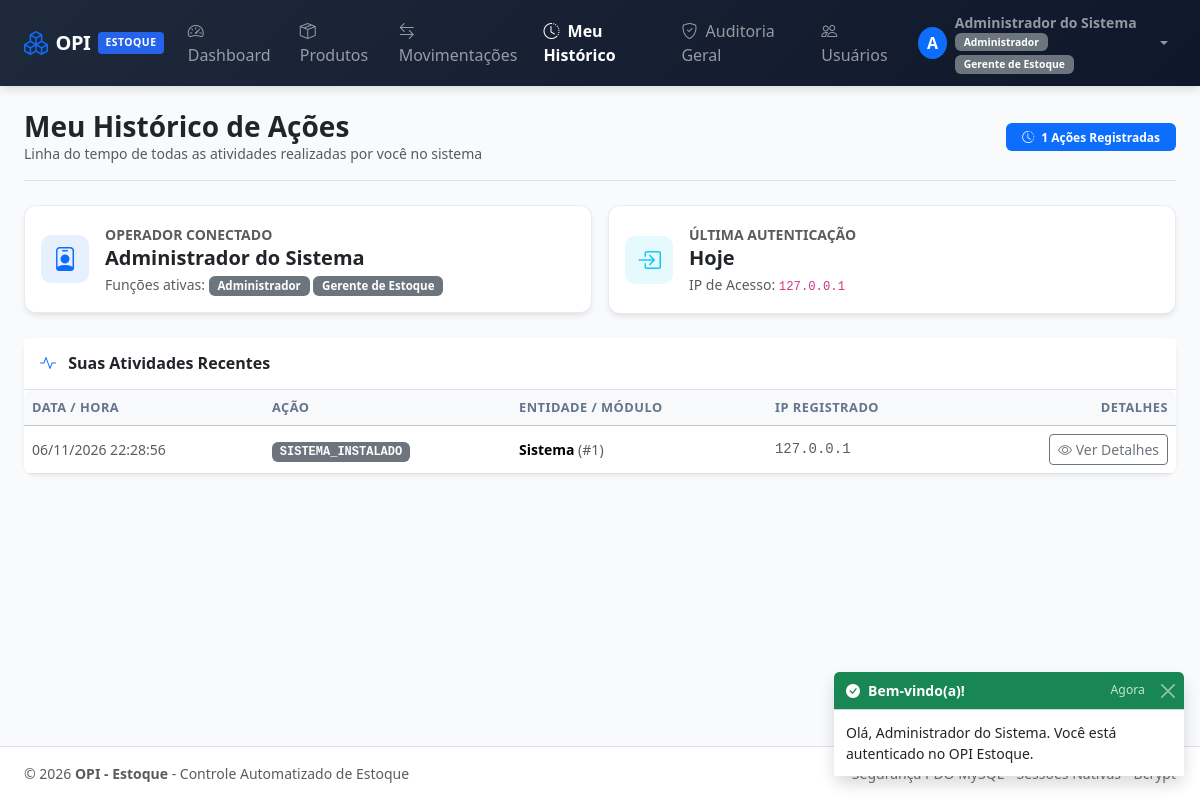
The app's page /meu_historico.php (signed in) with its own data.
### tables this page shows
CREATE TABLE IF NOT EXISTS `logs_auditoria` (
    `id` INT AUTO_INCREMENT PRIMARY KEY,
    `usuario_id` INT NULL,
    `acao` VARCHAR(80) NOT NULL,
    `tabela_afetada` VARCHAR(60) NULL,
    `registro_id` INT NULL,
    `detalhes` TEXT NULL,
    `ip_origem` VARCHAR(45) NULL,
    `criado_em` DATETIME NOT NULL DEFAULT CURRENT_TIMESTAMP,
    CONSTRAINT `fk_log_usuario` FOREIGN KEY (`usuario_id`) REFERENCES `usuarios` (`id`) ON DELETE SET NULL
);

### config/auth.php (called while the page is built, shortened)
<?php
require_once __DIR__ . '/config.php';
function obter_usuario_id() {
    return $_SESSION['usuario_id'] ?? null;
}
function obter_usuario_nome() {
    return $_SESSION['usuario_nome'] ?? 'Convidado';
}
function obter_funcoes_usuario() {
    return $_SESSION['usuario_funcoes'] ?? [];
}

### config/logger.php (called while the page is built, shortened)
<?php
require_once __DIR__ . '/config.php';
function obter_historico_usuario($pdo, $usuario_id, $limite = 50, $offset = 0) {
    $sql = "SELECT * FROM logs_auditoria
            WHERE usuario_id = :usuario_id
            ORDER BY id DESC
            LIMIT :limite OFFSET :offset";
    $stmt = $pdo->prepare($sql);
    $stmt->bindValue(':usuario_id', (int)$usuario_id, PDO::PARAM_INT);
    $stmt->bindValue(':limite', (int)$limite, PDO::PARAM_INT);
    $stmt->bindValue(':offset', (int)$offset, PDO::PARAM_INT);
    $stmt->execute();
    return $stmt->fetchAll();
}

### config/config.php (called while the page is built, shortened)
<?php
function formatar_data_hora($dataStr) {
    $timestamp = strtotime($dataStr);
    return date('d/m/Y H:i:s', $timestamp);
}

### meu_historico.php (the view, shortened to what this page needs)
<?php
require_once __DIR__ . '/bd.php';
require_once __DIR__ . '/config/auth.php';
require_once __DIR__ . '/config/logger.php';
$usuarioId = (int)obter_usuario_id();
try {
    $stmtTotal = $pdo->prepare("SELECT COUNT(*) FROM logs_auditoria WHERE usuario_id = :uid");
    $stmtTotal->execute([':uid' => $usuarioId]);
    $totalAcoes = (int)$stmtTotal->fetchColumn();
    $stmtUltimoLogin = $pdo->prepare("SELECT criado_em, ip_origem FROM logs_auditoria
                                      WHERE usuario_id = :uid AND acao = 'LOGIN'
                                      ORDER BY id DESC LIMIT 1");
    $stmtUltimoLogin->execute([':uid' => $usuarioId]);
    $ultimoLogin = $stmtUltimoLogin->fetch();
    $historico = obter_historico_usuario($pdo, $usuarioId, 100, 0);
} catch (PDOException $e) {
    definir_toast('danger', 'Erro', 'Falha ao buscar seu histórico: ' . $e->getMessage());
    $totalAcoes = 0;
    $ultimoLogin = null;
    $historico = [];
}
require_once __DIR__ . '/includes/header.php';
?>
<div class="d-flex flex-column flex-sm-row justify-content-between align-items-sm-center pb-3 mb-4 border-bottom gap-2">
    <div>
        <h3 class="fw-bold mb-0 text-dark">Meu Histórico de Ações</h3>
        <p class="text-muted small mb-0">Linha do tempo de todas as atividades realizadas por você no sistema</p>
    </div>
    <div class="d-flex align-items-center gap-2">
        <span class="badge bg-primary px-3 py-2">
            <i class="bi bi-clock-history me-1"></i> <?= $totalAcoes ?> Ações Registradas
        </span>
    </div>
</div>
<div class="row g-3 mb-4">
    <div class="col-12 col-md-6">
        <div class="card card-opi p-3">
            <div class="d-flex align-items-center gap-3">
                <div class="stat-icon bg-primary bg-opacity-10 text-primary">
                    <i class="bi bi-person-badge"></i>
                </div>
                <div>
                    <span class="text-muted small text-uppercase fw-semibold">Operador Conectado</span>
                    <h5 class="fw-bold mb-0 text-dark"><?= htmlspecialchars(obter_usuario_nome()) ?></h5>
                    <div class="small text-muted mt-1">
                        Funções ativas:
                        <?php foreach (obter_funcoes_usuario() as $f): ?>
                            <span class="badge bg-secondary badge-role"><?= htmlspecialchars($f) ?></span>
                        <?php endforeach; ?>
                    </div>
                </div>
            </div>
        </div>
    </div>
    <div class="col-12 col-md-6">
        <div class="card card-opi p-3">
            <div class="d-flex align-items-center gap-3">
                <div class="stat-icon bg-info bg-opacity-10 text-info">
                    <i class="bi bi-box-arrow-in-right"></i>
                </div>
                <div>
                    <span class="text-muted small text-uppercase fw-semibold">Última Autenticação</span>
                    <h5 class="fw-bold mb-0 text-dark">
                        <?= $ultimoLogin ? formatar_data_hora($ultimoLogin['criado_em']) : 'Hoje' ?>
                    </h5>
                    <div class="small text-muted mt-1">
                        IP de Acesso: <code><?= htmlspecialchars($ultimoLogin['ip_origem'] ?? '127.0.0.1') ?></code>
                    </div>
                </div>
            </div>
        </div>
    </div>
</div>
<div class="card card-opi border-0 shadow-sm">
    <div class="card-header bg-white py-3 border-bottom">
        <h6 class="fw-bold mb-0 text-dark">
            <i class="bi bi-activity me-2 text-primary"></i> Suas Atividades Recentes
        </h6>
    </div>
    <div class="card-body p-0">
        <?php if (empty($historico)): ?>
            <div class="text-center py-5 text-muted">
                <i class="bi bi-calendar-check display-4 d-block mb-3 text-secondary"></i>
                <h5>Nenhuma ação registrada para sua conta</h5>
                <p class="small">Suas alterações em produtos e estoque aparecerão aqui automaticamente.</p>
            </div>
        <?php else: ?>
            <div class="table-responsive">
                <table class="table table-hover align-middle mb-0">
                    <thead class="table-light">
                        <tr>
                            <th>Data / Hora</th>
                            <th>Ação</th>
                            <th>Entidade / Módulo</th>
                            <th>IP Registrado</th>
                            <th class="text-end">Detalhes</th>
                        </tr>
                    </thead>
                    <tbody>
                        <?php foreach ($historico as $h):
                            $badgeClass = match(true) {
                                str_contains($h['acao'], 'EXCLUID') || str_contains($h['acao'], 'SAIDA') => 'bg-danger',
                                str_contains($h['acao'], 'CRIAD') || str_contains($h['acao'], 'ENTRADA') => 'bg-success',
                                str_contains($h['acao'], 'EDITAD') || str_contains($h['acao'], 'AJUSTE') => 'bg-warning text-dark',
                                str_contains($h['acao'], 'LOGIN') => 'bg-info text-dark',
                                default => 'bg-secondary'
                            };
                        ?>
                            <tr>
                                <td class="small text-muted text-nowrap"><?= formatar_data_hora($h['criado_em']) ?></td>
                                <td>
                                    <span class="badge <?= $badgeClass ?> font-monospace">
                                        <?= htmlspecialchars($h['acao']) ?>
                                    </span>
                                </td>
                                <td class="small">
                                    <?php if ($h['tabela_afetada']): ?>
                                        <span class="fw-semibold"><?= htmlspecialchars(ucfirst($h['tabela_afetada'])) ?></span>
                                        <?php if ($h['registro_id']): ?>
                                            <span class="text-muted">(#<?= $h['registro_id'] ?>)</span>
                                        <?php endif; ?>
                                    <?php else: ?>
                                        <span class="text-muted">-</span>
                                    <?php endif; ?>
                                </td>
                                <td class="small text-muted font-monospace"><?= htmlspecialchars($h['ip_origem'] ?? '-') ?></td>
                                <td class="text-end">
                                    <?php if (!empty($h['detalhes'])): ?>
                                        <button type="button"
                                                class="btn btn-sm btn-outline-secondary"
                                                data-bs-action="view-details"
                                                data-titulo="Detalhe da Atividade - <?= htmlspecialchars($h['acao']) ?>"
                                                data-detalhes='<?= htmlspecialchars($h['detalhes'], ENT_QUOTES, 'UTF-8') ?>'>
                                            <i class="bi bi-eye"></i> Ver Detalhes
                                        </button>
                                    <?php else: ?>
                                        <span class="text-muted small">-</span>
                                    <?php endif; ?>
                                </td>
                            </tr>
                        <?php endforeach; ?>
                    </tbody>
                </table>
            </div>
        <?php endif; ?>
    </div>
</div>
<?php require_once __DIR__ . '/includes/footer.php'; ?>

### assets/css/style.css (style rules this page uses)
:root { --primary-color: #2563eb; --primary-hover: #1d4ed8; --secondary-color: #475569; --success-color: #16a34a; --warning-color: #ea580c; --danger-color: #dc2626; --dark-bg: #0f172a; --card-shadow: 0 4px 6px -1px rgba(0, 0, 0, 0.08), 0 2px 4px -2px rgba(0, 0, 0, 0.05); --card-shadow-hover: 0 10px 15px -3px rgba(0, 0, 0, 0.1), 0 4px 6px -4px rgba(0, 0, 0, 0.05); }
body { background-color: #f8fafc; color: #1e293b; font-family: system-ui, -apple-system, "Segoe UI", Roboto, "Helvetica Neue", Arial, sans-serif; min-height: 100vh; display: flex; flex-direction: column; }
.card-opi { border: 1px solid rgba(226, 232, 240, 0.8); border-radius: 12px; box-shadow: var(--card-shadow); transition: transform 0.2s ease, box-shadow 0.2s ease; background: #ffffff; }
.stat-icon { width: 48px; height: 48px; border-radius: 10px; display: flex; align-items: center; justify-content: center; font-size: 1.5rem; }
.table-responsive { border-radius: 8px; }
.table th { font-size: 0.8rem; text-transform: uppercase; letter-spacing: 0.5px; color: #64748b; font-weight: 600; white-space: nowrap; }
.badge-role { font-size: 0.72rem; font-weight: 600; padding: 0.25rem 0.55rem; border-radius: 6px; }

### records on screen
logs_auditoria: criado_em "06/11/2026 22:28:56", acao "SISTEMA_INSTALADO", tabela_afetada "Sistema", registro "1", ip_origem "127.0.0.1"

### other values on screen
substr(obter_usuario_nome(), 0, 1) "A"
obter_usuario_nome() "Administrador do Sistema"
$funcao "Administrador"
$funcao "Gerente de Estoque"
$totalAcoes "1"
$f "Administrador"
$f "Gerente de Estoque"
$ultimoLogin['ip_origem'] "127.0.0.1"
APP_NAME "OPI - Estoque"
$toast['titulo'] "Bem-vindo(a)!"
$toast['mensagem'] "Olá, Administrador do Sistema. Você está autenticado no OPI Estoque."
